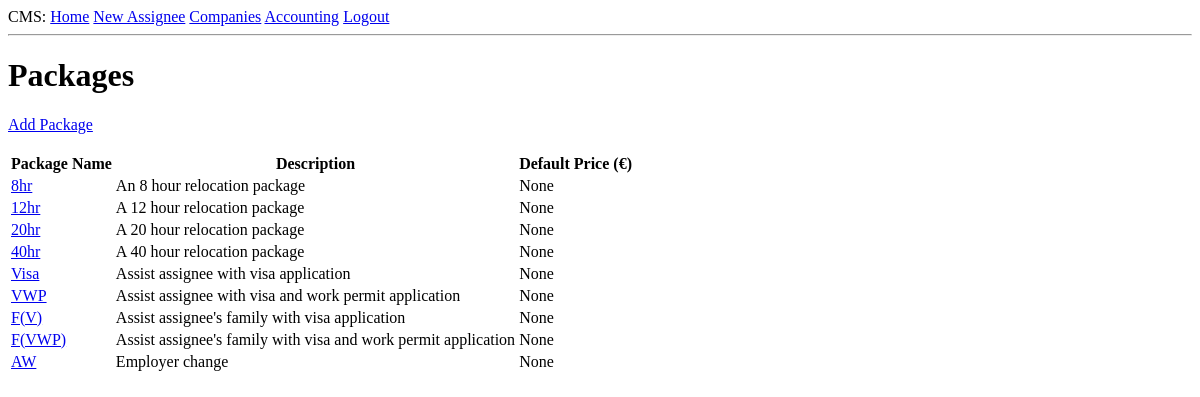
Before: /packages (signed in) with the older database file.
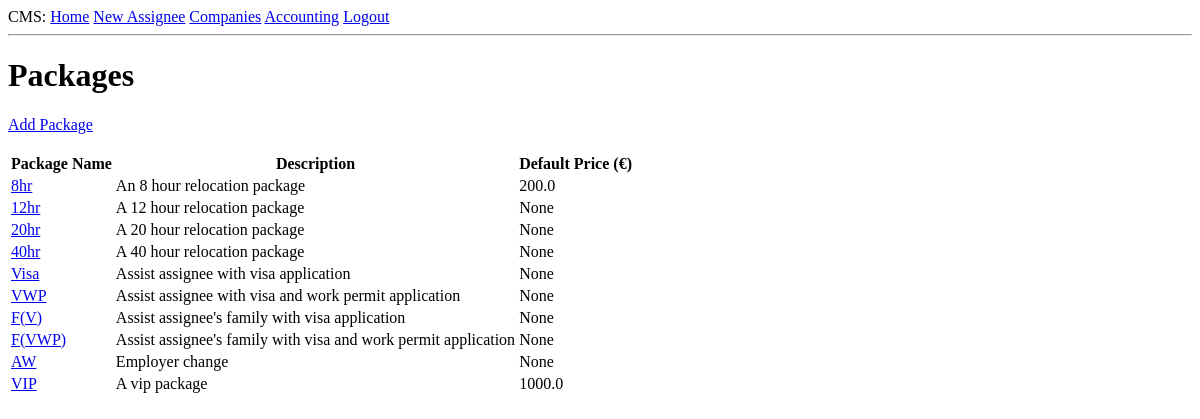
After: the same page with the newer database file.
### app/models.py (models this page shows, shortened)
class Package(db.Model):
    id: so.Mapped[int] = so.mapped_column(primary_key=True)
    name: so.Mapped[str] = so.mapped_column(sa.String(100), index=True, unique=True)
    default_price: so.Mapped[float] = so.mapped_column(sa.Float, nullable=True)
    description: so.Mapped[Optional[str]] = so.mapped_column(sa.String(500))
    company_packages: so.Mapped[List["CompanyPackage"]] = so.relationship(back_populates="package")
    assignees: so.Mapped[List["Assignee"]] = so.relationship(
        secondary="assignee_package",
        back_populates="packages"
    )

### app/routes.py (the view)
@app.route("/packages", methods=["GET"])
@login_required
def packages():
    packages = Package.query.all()
    return render_template("packages.html", title="Packages", packages=packages)

### app/models.py (called while the page is built)
@login.user_loader
def load_user(id):
    return db.session.get(User, int(id))

### app/templates/packages.html
{% extends "base.html" %}
{% block content %}
<h1>Packages</h1>
<a href="{{url_for('add_package')}}">Add Package</a><br><br>
<table>
    <tr>
        <th>Package Name</th>
        <th>Description</th>
        <th>Default Price (€)</th>
    </tr>
    {% for package in packages %}
        <tr>
            <td><a href="{{url_for('edit_package', package_id = package.id)}}">{{ package.name }}</a> </td>
            <td>{{ package.description }} </td>
            <td>{{ package.default_price }} </td>
        </tr>
    {% endfor %}
</table>
{% endblock %}

Changed rows visible on the page:
changed Package "8hr": default_price "None" → "200.0"
added Package: name "VIP", description "A vip package", default_price "1000.0"
